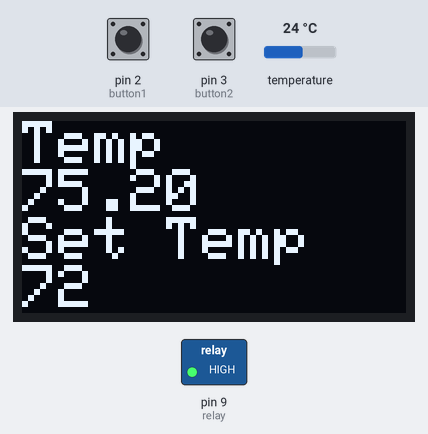
Bench run of a sketch on a simulated Arduino Uno, built with avr-gcc and run on an emulated ATmega328P. On the bench: 128×64 one-colour display, switched loads named in the sketch (green lamp = pin HIGH). The test bench sets the inputs (shaded band); at power-on: temperature 24 °C, pin 2 (button1) LOW, pin 3 (button2) LOW. What the sketch prints to the serial monitor is not drawn.

Above: at 1.2 s.
1.3 s: temperature set to 22.9 °C
At 2.6 s:
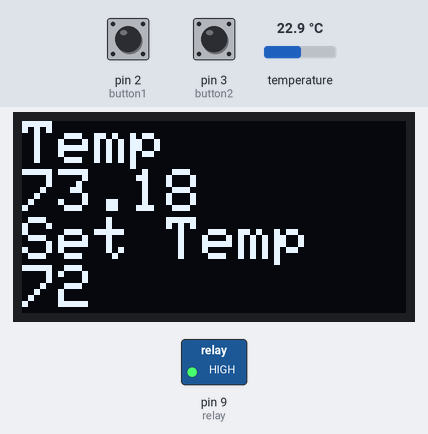
2.9 s: temperature set to 21.9 °C
At 3.2 s:
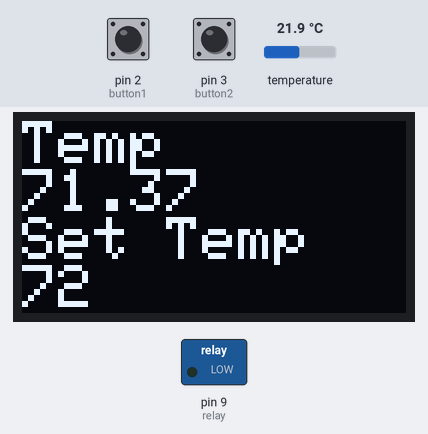
4.4 s: pin 2 (button1) pulled HIGH for 1 s
At 6.4 s:
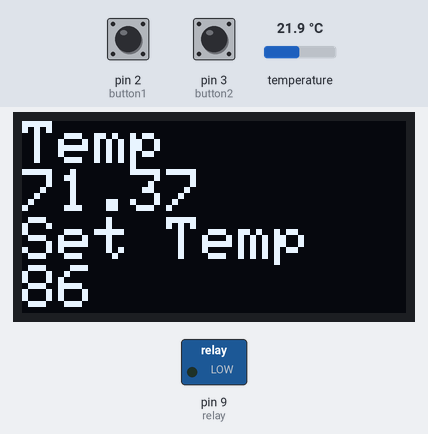
6.9 s: pin 3 (button2) pulled HIGH for 3.2 s
At 10.9 s:
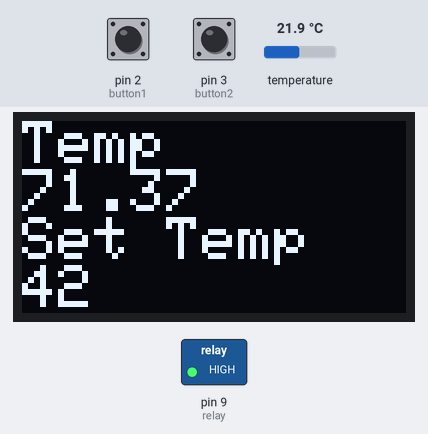
11.6 s: pin 3 (button2) pulled HIGH for 0.15 s
At 12.9 s:
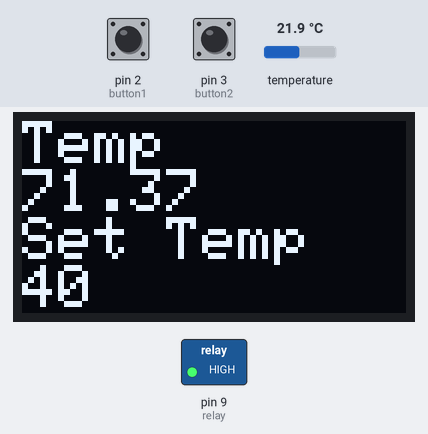
13.2 s: temperature set to 12 °C
At 13.7 s:
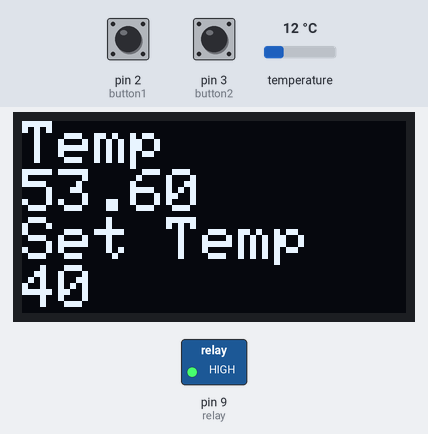
Timing chart, 0 to 15.7 s (numbered marks = the images above; inputs shaded):
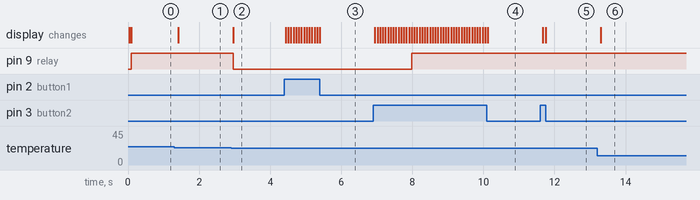

Measured:
- the behaviour switches between 22.3 and 22.2 °C on temperature (found by bisection; images 1 and 2)
- after the input at 1.3 s, the display: changes after 0.11 s (image 1)
- after the input at 2.9 s, pin 9 (relay): HIGH → LOW after 0.06 s; the display: changes after 0.06 s (image 2)
- after the input at 4.4 s, the display: first changes at once (image 3 shows a later state)
- after the input at 6.9 s, pin 9 (relay): LOW → HIGH after 1.1 s; the display: first changes after 0.05 s (image 4 shows a later state)
- after the input at 11.6 s, the display: first changes after 0.07 s (image 5 shows a later state)
- after the input at 13.2 s, the display: changes after 0.10 s (image 6)

The sketch:

Peltier_Cooler.ino
```cpp
#include <OneWire.h>
#include <Wire.h>
#include <Adafruit_GFX.h>
#include <Adafruit_SSD1306.h>

#define OLED_RESET 4
Adafruit_SSD1306 display(OLED_RESET);

OneWire  ds(10);  // on pin 10 (a 4.7K resistor is necessary)
const int button1 = 2; //button 1 on pin 2
const int button2 = 3; //button 2 on pin 3
int buttonState1 = 0;
int buttonState2 = 0;
int setTemp = 72; //Default temperature setting
int relay = 9;
void setup(void) {
  Serial.begin(9600);
  delay(1);
  display.begin(SSD1306_SWITCHCAPVCC, 0x3C); //Initialize Display
  pinMode(button1, INPUT);
  pinMode(relay, OUTPUT);
}

void loop(void) {
  byte i;
  byte present = 0;
  byte type_s;
  byte data[12];
  byte addr[8];
  float celsius, fahrenheit;

  if ( !ds.search(addr)) {

    ds.reset_search();
    delay(1);
    return;
  }


  for ( i = 0; i < 8; i++) {
    Serial.write(' ');

  }

  if (OneWire::crc8(addr, 7) != addr[7]) {
    Serial.println("CRC is not valid!");
    return;
  }
  Serial.println();

  // the first ROM byte indicates which chip
  switch (addr[0]) {
    case 0x10:

      type_s = 1;
      break;
    case 0x28:

      type_s = 0;
      break;
    case 0x22:

      type_s = 0;
      break;
    default:
      return;
  }

  ds.reset();
  ds.select(addr);
  ds.write(0x44, 1);        // start conversion, with parasite power on at the end
  delay(1);

  present = ds.reset();
  ds.select(addr);
  ds.write(0xBE);         // Read Scratchpad

  Serial.print(" ");
  for ( i = 0; i < 9; i++) {           // we need 9 bytes
    data[i] = ds.read();
    Serial.print(" ");
  }
  Serial.println();
  // Convert the data to actual temperature
  // because the result is a 16 bit signed integer, it should
  // be stored to an "int16_t" type, which is always 16 bits
  // even when compiled on a 32 bit processor.
  int16_t raw = (data[1] << 8) | data[0];
  if (type_s) {
    raw = raw << 3; // 9 bit resolution default
    if (data[7] == 0x10) {
      // "count remain" gives full 12 bit resolution
      raw = (raw & 0xFFF0) + 12 - data[6];
    }
  } else {
    byte cfg = (data[4] & 0x60);
    // at lower res, the low bits are undefined, so let's zero them
    if (cfg == 0x00) raw = raw & ~7;  // 9 bit resolution, 93.75 ms
    else if (cfg == 0x20) raw = raw & ~3; // 10 bit res, 187.5 ms
    else if (cfg == 0x40) raw = raw & ~1; // 11 bit res, 375 ms
    //// default is 12 bit resolution, 750 ms conversion time
  }
  celsius = (float)raw / 16.0;
  fahrenheit = celsius * 1.8 + 32.0;

  Serial.print("  Temperature = ");
  Serial.print(celsius);
  Serial.print(" Celsius, ");
  Serial.print(fahrenheit);
  Serial.println(" Fahrenheit");
  display.clearDisplay();
  display.setTextSize(2);
  display.setTextColor(WHITE);
  display.setCursor(0, 0);
  display.println("Temp");
  display.println(fahrenheit);
  display.println("Set Temp");
  buttonState1 = digitalRead(button1);
  buttonState2 = digitalRead(button2);
  if (buttonState1 == HIGH) {
    setTemp = setTemp + 1;
  }
  else {
  }
  if (buttonState2 == HIGH) {
    setTemp = setTemp - 1;
  }
  else {
  }

  display.println(setTemp);
  display.display();
  if (fahrenheit >= setTemp) {
    digitalWrite(relay, HIGH);
  } else {
    digitalWrite(relay, LOW);
  }

  delay(1);

}
```
